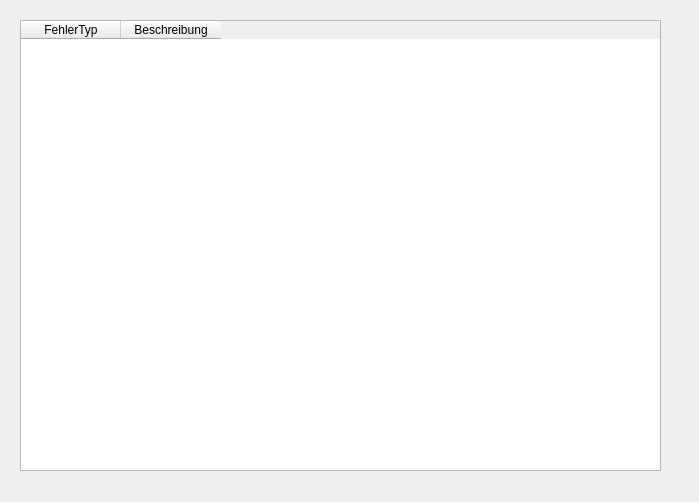
<?xml version="1.0" encoding="UTF-8"?>
<ui version="4.0">
 <class>Results</class>
 <widget class="QDialog" name="Results">
  <property name="geometry">
   <rect>
    <x>0</x>
    <y>0</y>
    <width>699</width>
    <height>502</height>
   </rect>
  </property>
  <property name="windowTitle">
   <string>Dialog</string>
  </property>
  <widget class="QTableWidget" name="table">
   <property name="geometry">
    <rect>
     <x>20</x>
     <y>20</y>
     <width>641</width>
     <height>451</height>
    </rect>
   </property>
   <column>
    <property name="text">
     <string>FehlerTyp</string>
    </property>
   </column>
   <column>
    <property name="text">
     <string>Beschreibung</string>
    </property>
   </column>
  </widget>
 </widget>
 <resources/>
 <connections/>
</ui>
